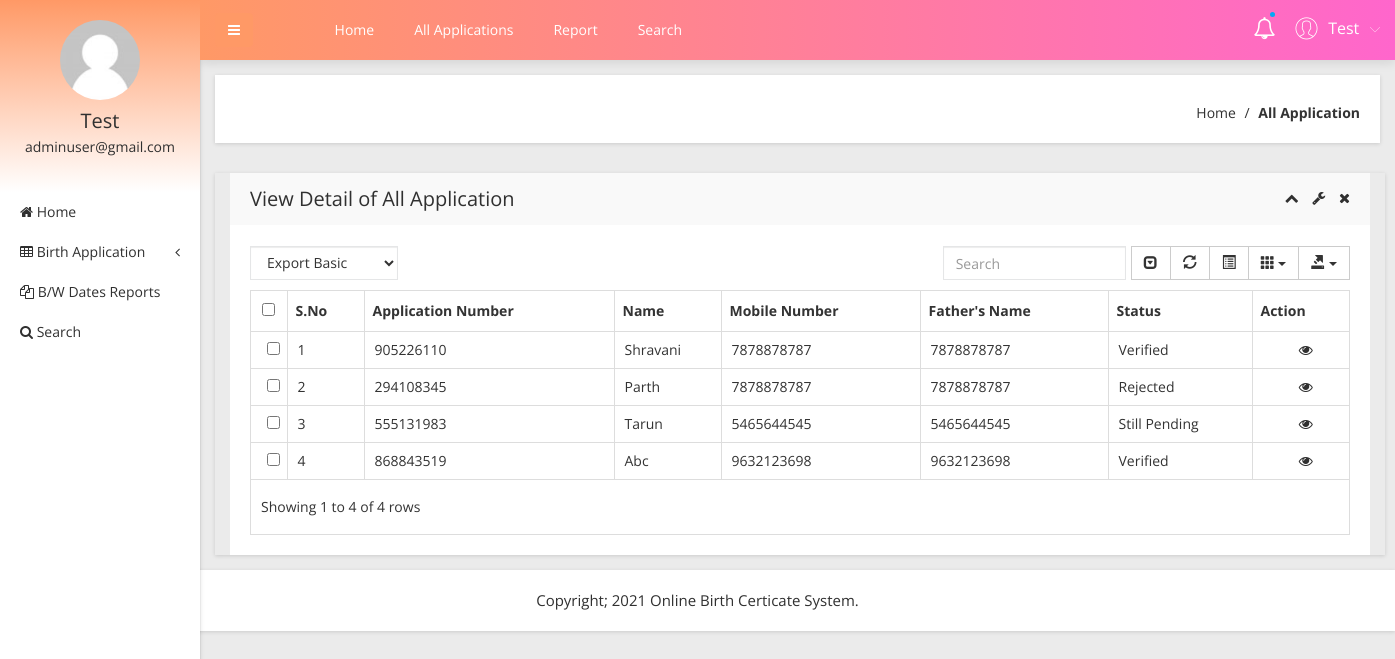
Screenshot of /obcs/admin/all-birth-application.php (signed in) with the database file from the repository.
### tables this page shows
CREATE TABLE `tblapplication` (
  `ID` int(10) NOT NULL,
  `UserID` int(5) NOT NULL,
  `ApplicationID` varchar(200) DEFAULT NULL,
  `DateofBirth` varchar(200) DEFAULT NULL,
  `Gender` varchar(50) DEFAULT NULL,
  `FullName` varchar(200) DEFAULT NULL,
  `PlaceofBirth` varchar(200) DEFAULT NULL,
  `NameofFather` varchar(200) DEFAULT NULL,
  `PermanentAdd` mediumtext DEFAULT NULL,
  `PostalAdd` mediumtext DEFAULT NULL,
  `MobileNumber` bigint(10) DEFAULT NULL,
  `Email` varchar(200) DEFAULT NULL,
  `Dateofapply` timestamp NULL DEFAULT current_timestamp(),
  `Remark` varchar(200) DEFAULT NULL,
  `Status` varchar(50) DEFAULT NULL,
  `UpdationDate` timestamp NULL DEFAULT NULL ON UPDATE current_timestamp()
);

### obcs/admin/all-birth-application.php (the view, shortened to what this page needs)
<?php
include('includes/dbconnection.php');
if (strlen($_SESSION['obcsaid']==0)) {
  header('location:logout.php');
  } else{
  ?>
<!doctype html>
<html class="no-js" lang="en">
<head>
    <link rel="stylesheet" href="css/bootstrap.min.css">
    <link rel="stylesheet" href="css/font-awesome.min.css">
    <link rel="stylesheet" href="css/adminpro-custon-icon.css">
    <link rel="stylesheet" href="css/meanmenu.min.css">
    <link rel="stylesheet" href="css/jquery.mCustomScrollbar.min.css">
    <link rel="stylesheet" href="css/animate.css">
    <link rel="stylesheet" href="css/data-table/bootstrap-table.css">
    <link rel="stylesheet" href="css/data-table/bootstrap-editable.css">
    <link rel="stylesheet" href="css/normalize.css">
    <link rel="stylesheet" href="css/c3.min.css">
    <link rel="stylesheet" href="style.css">
    <link rel="stylesheet" href="css/responsive.css">
</head>
<body class="materialdesign">
    <div class="wrapper-pro">
      <?php include_once('includes/sidebar.php');?>
        <?php include_once('includes/header.php');?>
            <div class="breadcome-area mg-b-30 small-dn">
                <div class="container-fluid">
                    <div class="row">
                        <div class="col-lg-12">
                            <div class="breadcome-list shadow-reset">
                                <div class="row">
                                    <div class="col-lg-12">
                                        <ul class="breadcome-menu">
                                            <li><a href="dashboard.php">Home</a> <span class="bread-slash">/</span>
                                            </li>
                                            <li><span class="bread-blod">All Application</span>
                                            </li>
                                        </ul>
                                    </div>
                                </div>
                            </div>
                        </div>
                    </div>
                </div>
            </div>
            <div class="data-table-area mg-b-15">
                <div class="container-fluid">
                    <div class="row">
                        <div class="col-lg-12">
                            <div class="sparkline13-list shadow-reset container">
                                <div class="sparkline13-hd">
                                    <div class="main-sparkline13-hd">
                                        <h1>View <span class="table-project-n">Detail of</span> All Application</h1>
                                        <div class="sparkline13-outline-icon">
                                            <span class="sparkline13-collapse-link"><i class="fa fa-chevron-up"></i></span>
                                            <span><i class="fa fa-wrench"></i></span>
                                            <span class="sparkline13-collapse-close"><i class="fa fa-times"></i></span>
                                        </div>
                                    </div>
                                </div>
                                <div class="sparkline13-graph">
                                    <div class="datatable-dashv1-list custom-datatable-overright">
                                        <div id="toolbar">
                                            <select class="form-control">
                                                <option value="">Export Basic</option>
                                            </select>
                                        </div>
                                        <table id="table" data-toggle="table" data-pagination="true" data-search="true" data-show-columns="true" data-show-pagination-switch="true" data-show-refresh="true" data-key-events="true" data-show-toggle="true" data-resizable="true" data-cookie="true" data-cookie-id-table="saveId" data-show-export="true" data-click-to-select="true" data-toolbar="#toolbar">
                                            <thead>
                                                <tr>
                                                    <th>S.No</th>
                                                    <th>Application Number</th>
                                                    <th>Name</th>
                                                    <th >Mobile Number</th>
                                                    <th>Father's Name</th>
                                                    <th>Status</th>
                                                    <th data-field="action">Action</th>
                                                </tr>
                                            </thead>
                                            <tbody>
                                              <?php
$sql="SELECT * from tblapplication";
$query = $dbh -> prepare($sql);
$query->execute();
$results=$query->fetchAll(PDO::FETCH_OBJ);
$cnt=1;
if($query->rowCount() > 0)
{
foreach($results as $row)
{               ?>
                                                <tr>
                                                    <td><?php echo htmlentities($cnt);?></td>
                                                    <td><?php  echo htmlentities($row->ApplicationID);?></td>
                                                    <td><?php  echo htmlentities($row->FullName);?></td>
                                                   <td><?php  echo htmlentities($row->MobileNumber);?></td>
                                                    <td><?php  echo htmlentities($row->MobileNumber);?></td>
                                                  <?php if($row->Status==""){ ?>
                     <td><?php echo "Still Pending"; ?></td>
<?php } else { ?>                  <td><?php  echo htmlentities($row->Status);?>
                  </td>
                  <?php } ?>
                                                    <td class="datatable-ct"><a href="view-application-detail.php?viewid=<?php echo htmlentities ($row->ID);?>"><i class="fa fa-eye" aria-hidden="true"></i></a>
                                                    </td>
                                                </tr>
                                             <?php $cnt=$cnt+1;}} ?>
                                            </tbody>
                                        </table>
                                    </div>
                                </div>
                            </div>
                        </div>
                    </div>
                </div>
            </div>
        </div>
    </div>
  <?php include_once('includes/footer.php');?>
</body>
</html><?php }  ?>

### obcs/admin/includes/sidebar.php (shortened to what this page needs)
     <?php
include('includes/dbconnection.php');
if (strlen($_SESSION['obcsaid']==0)) {
  header('location:logout.php');
  } else{
  ?>
  <div class="left-sidebar-pro">
            <nav id="sidebar">
                <div class="sidebar-header">
                    <a href="#"><img src="img/message/avatar.jpg" alt="" />
                    </a>
                    <?php
$aid=$_SESSION['obcsaid'];
$sql="SELECT AdminName,Email from  tbladmin where ID=:aid";
$query = $dbh -> prepare($sql);
$query->bindParam(':aid',$aid,PDO::PARAM_STR);
$query->execute();
$results=$query->fetchAll(PDO::FETCH_OBJ);
$cnt=1;
if($query->rowCount() > 0)
{
foreach($results as $row)
{               ?>
                    <h3> <?php  echo $row->AdminName;?></h3>
                    <p> <?php  echo $row->Email;?></p>
                  <?php $cnt=$cnt+1;}} ?>
                </div>
                <div class="left-custom-menu-adp-wrap">
                    <ul class="nav navbar-nav left-sidebar-menu-pro">
                        <li class="nav-item">
                            <a href="dashboard.php" role="button" aria-expanded="false"><i class="fa big-icon fa-home"></i> <span class="mini-dn">Home</span> </a>
                        </li>
                        <li class="nav-item"><a href="#" data-toggle="dropdown" role="button" aria-expanded="false" class="nav-link dropdown-toggle"><i class="fa big-icon fa-table"></i> <span class="mini-dn">Birth Application</span> <span class="indicator-right-menu mini-dn"><i class="fa indicator-mn fa-angle-left"></i></span></a>
                        </li>
                        <li class="nav-item">
                            <a href="between-dates-report.php" role="button" aria-expanded="false"><i class="fa big-icon fa-files-o"></i> <span class="mini-dn">B/W Dates Reports</span> </a>
                        </li>
                        <li class="nav-item">
                            <a href="search.php" role="button" aria-expanded="false"><i class="fa fa-search"></i> <span class="mini-dn">Search</span> </a>
                        </li>
                    </ul>
                </div>
            </nav>
        </div>
        <?php }  ?>

### obcs/admin/includes/header.php (shortened to what this page needs)
      <?php
include('includes/dbconnection.php');
if (strlen($_SESSION['obcsaid']==0)) {
  header('location:logout.php');
  } else{
  ?>
 <div class="content-inner-all">
            <div class="header-top-area">
                <div class="fixed-header-top">
                    <div class="container-fluid">
                        <div class="row">
                            <div class="col-lg-1 col-md-6 col-sm-6 col-xs-12">
                                <button type="button" id="sidebarCollapse" class="btn bar-button-pro header-drl-controller-btn btn-info navbar-btn">
                                    <i class="fa fa-bars"></i>
                                </button>
                            </div>
                            <div class="col-lg-6 col-md-1 col-sm-1 col-xs-12">
                                <div class="header-top-menu tabl-d-n">
                                    <ul class="nav navbar-nav mai-top-nav">
                                        <li class="nav-item"><a href="dashboard.php" class="nav-link">Home</a>
                                        </li>
                                        <li class="nav-item"><a href="all-birth-application.php" class="nav-link">All Applications</a>
                                        </li>
                                        <li class="nav-item"><a href="between-dates-report.php" class="nav-link">Report</a>
                                        </li>
                                        <li class="nav-item"><a href="search.php" class="nav-link">Search</a>
                                        </li>
                                    </ul>
                                </div>
                            </div>
                            <div class="col-lg-5 col-md-5 col-sm-6 col-xs-12">
                                <div class="header-right-info">
                                    <ul class="nav navbar-nav mai-top-nav header-right-menu">
                                        <li class="nav-item"><a href="new-birth-application.php" data-toggle="dropdown" role="button" aria-expanded="false" class="nav-link dropdown-toggle"><i class="fa fa-bell-o" aria-hidden="true"></i><span class="indicator-nt"></span></a>
                                        </li>
                                        <li class="nav-item">
                                            <a href="#" data-toggle="dropdown" role="button" aria-expanded="false" class="nav-link dropdown-toggle">
                                                <?php
$aid=$_SESSION['obcsaid'];
$sql="SELECT AdminName,Email from  tbladmin where ID=:aid";
$query = $dbh -> prepare($sql);
$query->bindParam(':aid',$aid,PDO::PARAM_STR);
$query->execute();
$results=$query->fetchAll(PDO::FETCH_OBJ);
$cnt=1;
if($query->rowCount() > 0)
{
foreach($results as $row)
{               ?>
                                                <span class="adminpro-icon adminpro-user-rounded header-riht-inf"></span>
                                                <span class="admin-name"><?php  echo $row->AdminName;?></span>
                                                <span class="author-project-icon adminpro-icon adminpro-down-arrow"></span><?php $cnt=$cnt+1;}} ?>
                                            </a>
                                        </li>
                                    </ul>
                                </div>
                            </div>
                        </div>
                    </div>
                </div>
            </div><?php }  ?>

### rows the page displays
tblapplication: ApplicationID "905226110", FullName "Shravani", MobileNumber "7878878787", Status "Verified"
tblapplication: ApplicationID "294108345", FullName "Parth", MobileNumber "7878878787", Status "Rejected"
tblapplication: ApplicationID "555131983", FullName "Tarun", MobileNumber "5465644545", shows "Still Pending"
tblapplication: ApplicationID "868843519", FullName "Abc", MobileNumber "9632123698", Status "Verified"

### other values shown
$row->AdminName "Test"
$row->Email "adminuser@gmail.com"
